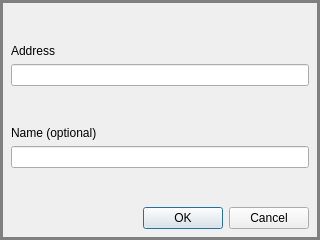
<?xml version="1.0" encoding="UTF-8"?>
<ui version="4.0">
 <class>dialogAdd</class>
 <widget class="QDialog" name="dialogAdd">
  <property name="geometry">
   <rect>
    <x>0</x>
    <y>0</y>
    <width>320</width>
    <height>240</height>
   </rect>
  </property>
  <property name="windowTitle">
   <string>Add New Wallet</string>
  </property>
  <property name="styleSheet">
   <string notr="true">QDialog {border: 3px solid gray;}</string>
  </property>
  <property name="modal">
   <bool>false</bool>
  </property>
  <layout class="QGridLayout" name="gridLayout">
   <item row="4" column="0">
    <spacer name="verticalSpacer_2">
     <property name="orientation">
      <enum>Qt::Vertical</enum>
     </property>
     <property name="sizeHint" stdset="0">
      <size>
       <width>20</width>
       <height>40</height>
      </size>
     </property>
    </spacer>
   </item>
   <item row="5" column="0">
    <widget class="QDialogButtonBox" name="buttonBox">
     <property name="orientation">
      <enum>Qt::Horizontal</enum>
     </property>
     <property name="standardButtons">
      <set>QDialogButtonBox::Cancel|QDialogButtonBox::Ok</set>
     </property>
    </widget>
   </item>
   <item row="2" column="0">
    <spacer name="verticalSpacer">
     <property name="orientation">
      <enum>Qt::Vertical</enum>
     </property>
     <property name="sizeHint" stdset="0">
      <size>
       <width>20</width>
       <height>40</height>
      </size>
     </property>
    </spacer>
   </item>
   <item row="1" column="0">
    <layout class="QVBoxLayout" name="verticalLayout">
     <item>
      <widget class="QLabel" name="label">
       <property name="text">
        <string>Address</string>
       </property>
      </widget>
     </item>
     <item>
      <widget class="QLineEdit" name="inputWallet"/>
     </item>
    </layout>
   </item>
   <item row="3" column="0">
    <layout class="QVBoxLayout" name="verticalLayout_2">
     <item>
      <widget class="QLabel" name="label_2">
       <property name="text">
        <string>Name (optional)</string>
       </property>
      </widget>
     </item>
     <item>
      <widget class="QLineEdit" name="inputName"/>
     </item>
    </layout>
   </item>
   <item row="0" column="0">
    <spacer name="verticalSpacer_3">
     <property name="orientation">
      <enum>Qt::Vertical</enum>
     </property>
     <property name="sizeHint" stdset="0">
      <size>
       <width>20</width>
       <height>40</height>
      </size>
     </property>
    </spacer>
   </item>
  </layout>
 </widget>
 <resources/>
 <connections>
  <connection>
   <sender>buttonBox</sender>
   <signal>accepted()</signal>
   <receiver>dialogAdd</receiver>
   <slot>accept()</slot>
   <hints>
    <hint type="sourcelabel">
     <x>248</x>
     <y>254</y>
    </hint>
    <hint type="destinationlabel">
     <x>157</x>
     <y>274</y>
    </hint>
   </hints>
  </connection>
  <connection>
   <sender>buttonBox</sender>
   <signal>rejected()</signal>
   <receiver>dialogAdd</receiver>
   <slot>reject()</slot>
   <hints>
    <hint type="sourcelabel">
     <x>316</x>
     <y>260</y>
    </hint>
    <hint type="destinationlabel">
     <x>286</x>
     <y>274</y>
    </hint>
   </hints>
  </connection>
 </connections>
</ui>
